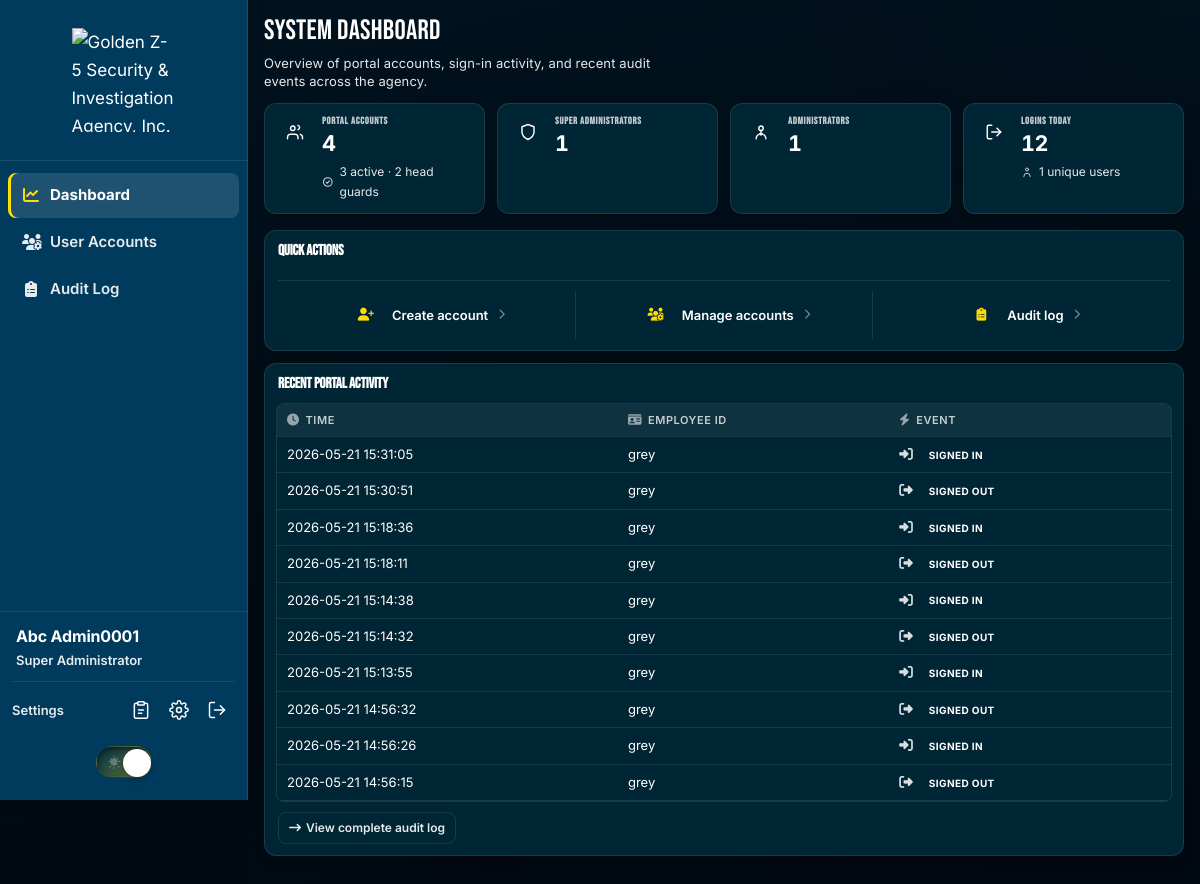
Before: /superadmin/dashboard.php (signed in) with the older database file.
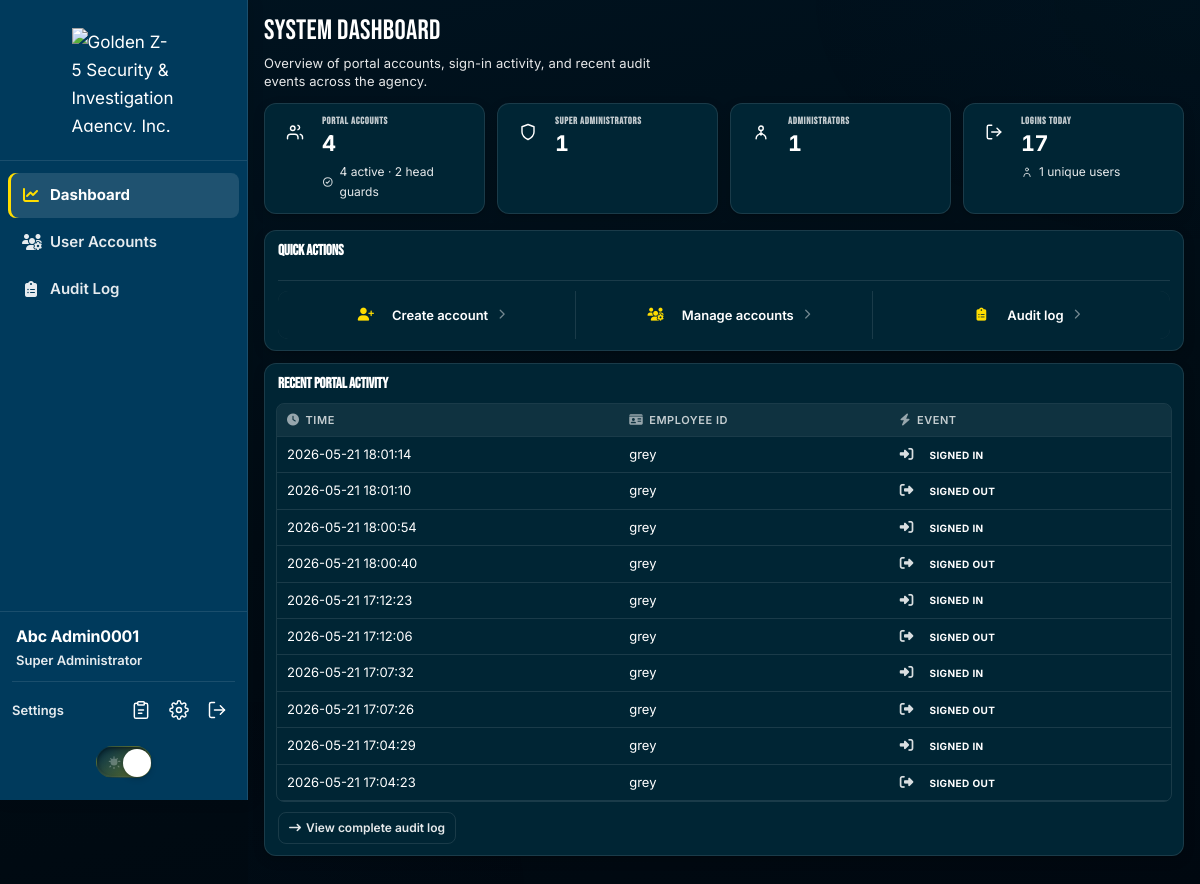
After: the same page with the newer database file.
### tables this page shows
CREATE TABLE `recording` (
  `id` int(10) UNSIGNED NOT NULL,
  `Company_ID` varchar(13) DEFAULT NULL,
  `actor_company_id` varchar(13) DEFAULT NULL,
  `Designation` varchar(64) DEFAULT NULL,
  `Event` varchar(20) NOT NULL COMMENT 'LOGIN|LOGOUT',
  `event_detail` varchar(255) DEFAULT NULL,
  `Time_Of_Event` datetime NOT NULL
);

### includes/db.php (called while the page is built, shortened)
<?php
function db_bind(PDOStatement $stmt, string $types, array $params): void
{
    foreach ($params as $index => $value) {
        $type = $types[$index] ?? 's';
        $paramType = match ($type) {
            'i' => PDO::PARAM_INT,
            'b' => PDO::PARAM_LOB,
            default => PDO::PARAM_STR,
        };
        $stmt->bindValue($index + 1, $value, $paramType);
    }
}
function db_query(PDO $conn, string $sql, string $types = '', array $params = []): PDOStatement|false
{
    try {
        $stmt = $conn->prepare($sql);
        db_bind($stmt, $types, $params);
        $stmt->execute();
        return $stmt;
    } catch (PDOException $e) {
        error_log('db_query failed: ' . $e->getMessage());
        return false;
    }
}
function db_fetch_one(PDO $conn, string $sql, string $types = '', array $params = []): ?array
{
    $stmt = db_query($conn, $sql, $types, $params);
    $row = $stmt->fetch(PDO::FETCH_ASSOC);
    return $row === false ? null : $row;
}
function db_column_exists(PDO $conn, string $table, string $column): bool
{
    return db_fetch_one(
        $conn,
        'SELECT 1 FROM information_schema.COLUMNS
         WHERE TABLE_SCHEMA = DATABASE() AND TABLE_NAME = ? AND COLUMN_NAME = ?
         LIMIT 1',
        'ss',
        [$table, $column]
    ) !== null;
}

### includes/auth.php (called while the page is built, shortened)
<?php
function auth_users_role_column(PDO $conn): string
{
    static $column = null;
    if ($column !== null) {
        return $column;
    }
    if (db_column_exists($conn, 'users', 'role')) {
        $column = 'role';
    } else {
        $column = db_column_exists($conn, 'users', 'role_id') ? 'role_id' : 'role';
    }
    return $column;
}

### includes/security.php (called while the page is built, shortened)
<?php
function e(?string $value): string
{
    return htmlspecialchars($value ?? '', ENT_QUOTES | ENT_SUBSTITUTE, 'UTF-8');
}

### includes/superadmin_accountability.php (called while the page is built, shortened)
<?php
function recording_supports_audit_detail(PDO $conn): bool
{
    $cached = db_column_exists($conn, 'recording', 'event_detail');
    return $cached;
}
function superadmin_event_label(string $event): string
{
    return match (strtoupper($event)) {
        'ACCOUNT_CREATED' => 'Account created',
        'ACCOUNT_UPDATED' => 'Account updated',
        'ACCOUNT_ENABLED' => 'Account activated',
        'ACCOUNT_DISABLED' => 'Account deactivated',
        'ACCOUNT_PASSWORD_RESET' => 'Access code reset',
        'ACCOUNT_ROLE_CHANGED' => 'Role changed',
        'LOGIN' => 'Signed in',
        'LOGOUT' => 'Signed out',
        default => $event,
    };
}
function superadmin_event_icon(string $event): string
{
    return match (strtoupper($event)) {
        'ACCOUNT_CREATED' => 'fa-user-plus',
        'ACCOUNT_UPDATED' => 'fa-pen-to-square',
        'ACCOUNT_ENABLED' => 'fa-user-check',
        'ACCOUNT_DISABLED' => 'fa-user-slash',
        'ACCOUNT_PASSWORD_RESET' => 'fa-key',
        'ACCOUNT_ROLE_CHANGED' => 'fa-user-shield',
        'LOGIN' => 'fa-right-to-bracket',
        'LOGOUT' => 'fa-right-from-bracket',
        default => 'fa-circle-info',
    };
}

### superadmin/dashboard.php (the view, shortened to what the changed rows need)
<?php
require_once __DIR__ . '/../config/app.php';
require_once __DIR__ . '/../includes/superadmin_accountability.php';
$roleCol = auth_users_role_column($conn);
$userCounts = [
    'total' => 0,
    'guard' => 0,
    'admin' => 0,
    'superadmin' => 0,
    'active' => 0,
];
$countResult = $conn->query(
    "SELECT COUNT(*) AS total,
            SUM({$roleCol} = 0) AS guard,
            SUM({$roleCol} = 1) AS admin,
            SUM({$roleCol} = 2) AS superadmin,
            SUM(is_active = 1) AS active
     FROM users"
);
if ($countResult) {
    $row = $countResult->fetch(PDO::FETCH_ASSOC);
    $userCounts['total'] = (int) ($row['total'] ?? 0);
    $userCounts['guard'] = (int) ($row['guard'] ?? 0);
    $userCounts['admin'] = (int) ($row['admin'] ?? 0);
    $userCounts['superadmin'] = (int) ($row['superadmin'] ?? 0);
    $userCounts['active'] = (int) ($row['active'] ?? 0);
}
$loginsToday = 0;
$uniqueLoginsToday = 0;
$loginsResult = $conn->query(
    "SELECT COUNT(*) AS c FROM recording WHERE Event = 'LOGIN' AND DATE(Time_Of_Event) = CURDATE()"
);
if ($loginsResult) {
    $loginsToday = (int) $loginsResult->fetch(PDO::FETCH_ASSOC)['c'];
}
$uniqueResult = $conn->query(
    "SELECT COUNT(DISTINCT Company_ID) AS c FROM recording
     WHERE Event = 'LOGIN' AND DATE(Time_Of_Event) = CURDATE() AND Company_ID IS NOT NULL"
);
if ($uniqueResult) {
    $uniqueLoginsToday = (int) $uniqueResult->fetch(PDO::FETCH_ASSOC)['c'];
}
$recentAudit = [];
$auditSql = recording_supports_audit_detail($conn)
    ? 'SELECT Company_ID, Designation, Event, event_detail, Time_Of_Event FROM recording ORDER BY Time_Of_Event DESC LIMIT 10'
    : 'SELECT Company_ID, Designation, Event, Time_Of_Event FROM recording ORDER BY Time_Of_Event DESC LIMIT 10';
$auditResult = $conn->query($auditSql);
if ($auditResult) {
    while ($r = $auditResult->fetch(PDO::FETCH_ASSOC)) {
        $recentAudit[] = $r;
    }
}
?>
<!DOCTYPE html>
<html lang="en">
<head>
</head>
<body class="light-mode superadmin-portal">
<?php require __DIR__ . '/../includes/superadmin_sidebar.php'; ?>
    <main class="app-main" id="main-content">
        <div class="sa-dashboard">
            <header class="page-header sa-dashboard__hero">
                <h1 class="page-title">System Dashboard</h1>
            </header>
            <section class="sa-dashboard__kpis" aria-labelledby="sa-dashboard-kpi-heading">
                <div class="stat-grid sa-stat-grid">
                    <article class="stat-card">
                        <div class="stat-body">
                            <h3 class="stat-label">Portal accounts</h3>
                            <p class="stat-value"><?= e((string) $userCounts['total']) ?></p>
                            <p class="stat-hint">
                                <svg viewBox="0 0 24 24" fill="none" stroke="currentColor" stroke-width="2.2" stroke-linecap="round" stroke-linejoin="round" aria-hidden="true">
                                    <circle cx="12" cy="12" r="9"></circle>
                                    <path d="m8.5 12.5 2.2 2.2 4.8-5.2"></path>
                                </svg>
                                <?= e((string) $userCounts['active']) ?> active ·
                                <?= e((string) $userCounts['guard']) ?> head guards
                            </p>
                        </div>
                    </article>
                    <article class="stat-card">
                        <div class="stat-body">
                            <h3 class="stat-label">Logins today</h3>
                            <p class="stat-value"><?= e((string) $loginsToday) ?></p>
                            <p class="stat-hint">
                                <svg viewBox="0 0 24 24" fill="none" stroke="currentColor" stroke-width="1.9" stroke-linecap="round" stroke-linejoin="round" aria-hidden="true">
                                    <circle cx="12" cy="7" r="3"></circle>
                                    <path d="M5.5 21a6.5 6.5 0 0 1 13 0"></path>
                                </svg>
                                <?= e((string) $uniqueLoginsToday) ?> unique users
                            </p>
                        </div>
                    </article>
                </div>
            </section>
            <section class="card-panel sa-panel sa-panel--toolbar" aria-labelledby="sa-dashboard-quick-heading">
                <div class="sa-panel__head">
                    <h2 id="sa-dashboard-quick-heading" class="panel-title sa-panel__title">Quick actions</h2>
                </div>
            </section>
        <section class="card-panel sa-panel" aria-labelledby="sa-dashboard-activity-heading">
            <h2 id="sa-dashboard-activity-heading" class="panel-title">Recent portal activity</h2>
            <?php if ($recentAudit === []): ?>
                <p class="empty-state"><i class="fa-solid fa-inbox" aria-hidden="true"></i>No audit events recorded yet.</p>
            <?php else: ?>
                <div class="data-table-wrap sa-table-wrap">
                    <table class="data-table">
                        <thead>
                            <tr>
                                <th><i class="fa-solid fa-clock th-icon" aria-hidden="true"></i>Time</th>
                                <th><i class="fa-solid fa-id-card th-icon" aria-hidden="true"></i>Employee ID</th>
                                <th><i class="fa-solid fa-bolt th-icon" aria-hidden="true"></i>Event</th>
                            </tr>
                        </thead>
                        <tbody>
                            <?php foreach ($recentAudit as $entry): ?>
                                <?php
                                $ev = strtoupper((string) ($entry['Event'] ?? ''));
                                $badgeClass = match ($ev) {
                                    'LOGOUT' => 'badge--logout',
                                    'LOGIN' => 'badge--login',
                                    default => 'badge--admin',
                                };
                                ?>
                                <tr>
                                    <td class="mono"><?= e((string) $entry['Time_Of_Event']) ?></td>
                                    <td class="mono"><?= e((string) ($entry['Company_ID'] ?? '—')) ?></td>
                                    <td>
                                        <span class="event-cell">
                                            <i class="fa-solid <?= e(superadmin_event_icon($ev)) ?>" aria-hidden="true"></i>
                                            <span class="badge <?= e($badgeClass) ?>"><?= e(superadmin_event_label($ev)) ?></span>
                                        </span>
                                    </td>
                                </tr>
                            <?php endforeach; ?>
                        </tbody>
                    </table>
                </div>
            <?php endif; ?>
        </section>
        </div>
    </main>
</div>
</body>
</html>

Changed rows visible on the page:
no longer on this page (row unchanged): recording: Time_Of_Event "2026-05-21 15:31:05", Company_ID "grey", Event "SIGNED IN"
no longer on this page (row unchanged): recording: Time_Of_Event "2026-05-21 15:30:51", Company_ID "grey", Event "SIGNED OUT"
no longer on this page (row unchanged): recording: Time_Of_Event "2026-05-21 15:18:36", Company_ID "grey", Event "SIGNED IN"
no longer on this page (row unchanged): recording: Time_Of_Event "2026-05-21 15:18:11", Company_ID "grey", Event "SIGNED OUT"
no longer on this page (row unchanged): recording: Time_Of_Event "2026-05-21 15:14:38", Company_ID "grey", Event "SIGNED IN"
no longer on this page (row unchanged): recording: Time_Of_Event "2026-05-21 15:14:32", Company_ID "grey", Event "SIGNED OUT"
no longer on this page (row unchanged): recording: Time_Of_Event "2026-05-21 15:13:55", Company_ID "grey", Event "SIGNED IN"
no longer on this page (row unchanged): recording: Time_Of_Event "2026-05-21 14:56:32", Company_ID "grey", Event "SIGNED OUT"
no longer on this page (row unchanged): recording: Time_Of_Event "2026-05-21 14:56:26", Company_ID "grey", Event "SIGNED IN"
no longer on this page (row unchanged): recording: Time_Of_Event "2026-05-21 14:56:15", Company_ID "grey", Event "SIGNED OUT"
added recording: Time_Of_Event "2026-05-21 18:01:14", Company_ID "grey", Event "SIGNED IN"
added recording: Time_Of_Event "2026-05-21 18:01:10", Company_ID "grey", Event "SIGNED OUT"
added recording: Time_Of_Event "2026-05-21 18:00:54", Company_ID "grey", Event "SIGNED IN"
added recording: Time_Of_Event "2026-05-21 18:00:40", Company_ID "grey", Event "SIGNED OUT"
added recording: Time_Of_Event "2026-05-21 17:12:23", Company_ID "grey", Event "SIGNED IN"
added recording: Time_Of_Event "2026-05-21 17:12:06", Company_ID "grey", Event "SIGNED OUT"
added recording: Time_Of_Event "2026-05-21 17:07:32", Company_ID "grey", Event "SIGNED IN"
added recording: Time_Of_Event "2026-05-21 17:07:26", Company_ID "grey", Event "SIGNED OUT"
added recording: Time_Of_Event "2026-05-21 17:04:29", Company_ID "grey", Event "SIGNED IN"
added recording: Time_Of_Event "2026-05-21 17:04:23", Company_ID "grey", Event "SIGNED OUT"
Other visible differences:
$userCounts['active']: "3" → "4"
$loginsToday: "12" → "17"
